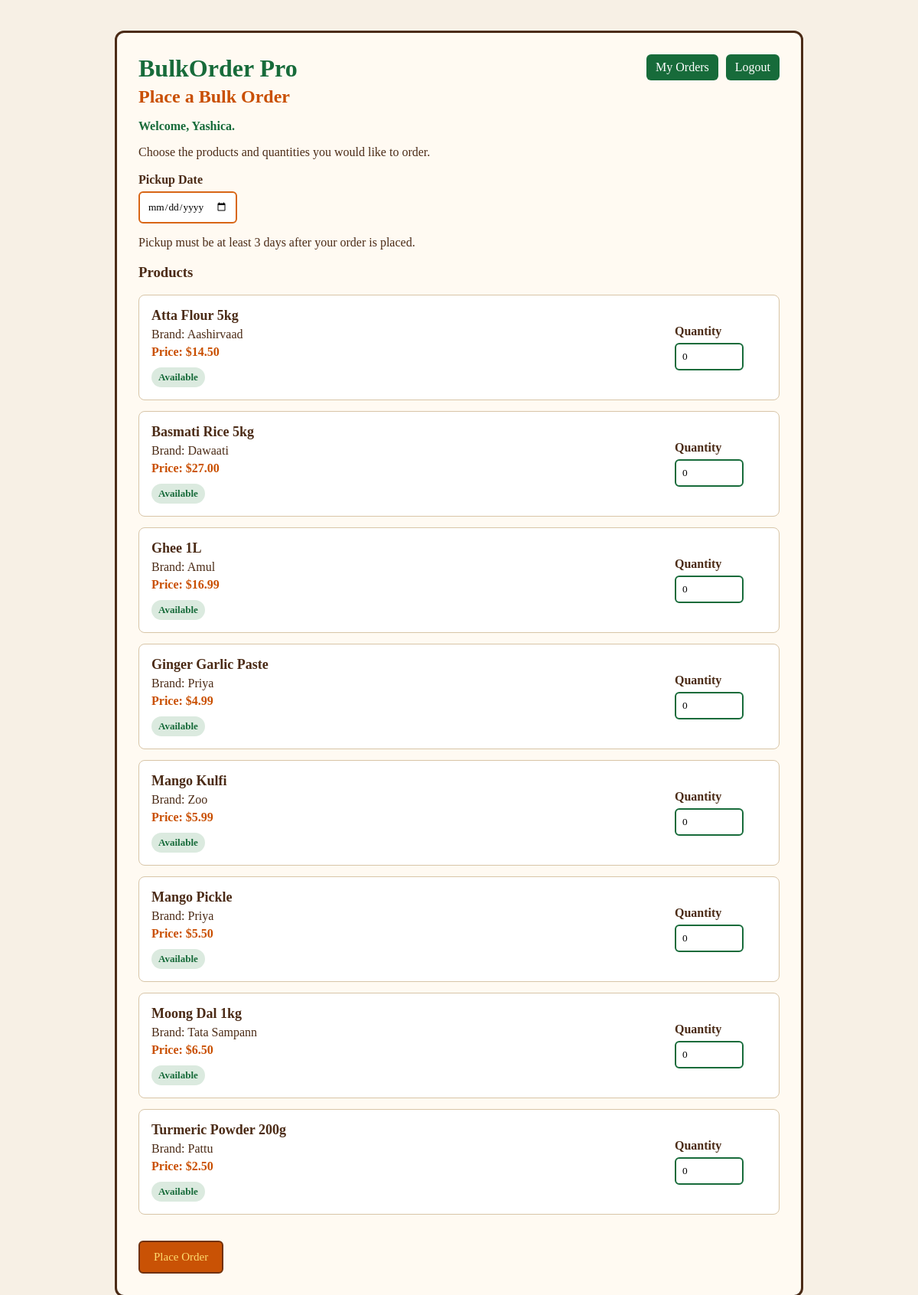
Page /customer-order (signed in) on the committed database.
### tables this page shows
CREATE TABLE customers (
            id INTEGER PRIMARY KEY AUTOINCREMENT,
            customer_name TEXT NOT NULL,
            phone TEXT NOT NULL,
            date_added TEXT DEFAULT CURRENT_DATE
        , last_name TEXT NOT NULL DEFAULT '');

CREATE TABLE stock (
            id INTEGER PRIMARY KEY AUTOINCREMENT,
            item_name TEXT NOT NULL,
            brand TEXT NOT NULL,
            stock_quantity INTEGER NOT NULL,
            price REAL NOT NULL
        , is_deleted INTEGER NOT NULL DEFAULT 0, category TEXT NOT NULL DEFAULT 'Other');

### customer_routes.py (the view)
@app.route("/customer-order")
def customer_order_page():
    if not customer_logged_in():
        return redirect(
            url_for("customer_login_page")
        )
    products = get_customer_products()
    customer = get_logged_in_customer()
    minimum_pickup_date = (
        date.today() + timedelta(days=3)
    ).isoformat()
    return render_template(
        "customer_order.html",
        stock_items=products,
        customer=customer,
        minimum_pickup_date=minimum_pickup_date
    )

### auth_helpers.py (called while the page is built)
def customer_logged_in():
    return "customer_id" in session

### customer_routes.py (called while the page is built)
def get_logged_in_customer():
    if not customer_logged_in():
        return None
    connection = get_database_connection()
    cursor = connection.cursor()
    cursor.execute("""
        SELECT
            customer_name,
            phone

        FROM customers

        WHERE id = ?
    """, (
        session["customer_id"],
    ))
    customer = cursor.fetchone()
    connection.close()
    return customer

### database.py (called while the page is built)
def get_database_connection():
    connection = sqlite3.connect(DATABASE)
    connection.row_factory = sqlite3.Row
    return connection

### templates/customer_order.html (shortened to what this page needs)
<!DOCTYPE html>
<html lang="en">
<head>
    <link rel="stylesheet"
          href="{{ url_for('static', filename='customer_order.css') }}">
</head>
<body>
    <div class="customer-page">
        <div class="customer-card">
            <div class="customer-top">
                <div>
                    <h1>BulkOrder Pro</h1>
                    <h2>Place a Bulk Order</h2>
                </div>
                <div class="customer-links">
                    <a href="{{ url_for('customer_my_orders') }}">
                        My Orders
                    </a>
                    <a href="{{ url_for('customer_logout') }}">
                        Logout
                    </a>
                </div>
            </div>
            {% if customer %}
            <p class="welcome-message">
                Welcome, {{ customer["customer_name"] }}.
            </p>
            {% endif %}
            <p>
                Choose the products and quantities you would like to order.
            </p>
            <form
                method="POST"
                action="{{ url_for('submit_customer_order') }}">
                <label for="pickup_date">
                    Pickup Date
                </label>
                <input
                    id="pickup_date"
                    type="date"
                    name="pickup_date"
                    min="{{ minimum_pickup_date }}"
                    required>
                <p class="pickup-note">
                    Pickup must be at least 3 days after your order is placed.
                </p>
                <h3>
                    Products
                </h3>
                {% if stock_items %}
                    {% for item in stock_items %}
                    <div class="product-row">
                        <div class="product-details">
                            <strong>
                                {{ item["item_name"] }}
                            </strong>
                            <p>
                                Brand: {{ item["brand"] }}
                            </p>
                            <p class="product-price">
                                Price: ${{ "%.2f"|format(item["price"]) }}
                            </p>
                            {% if item["is_available"] %}
                            <span class="customer-stock-status available-stock">
                                Available
                            </span>
                            {% else %}
                            <span class="customer-stock-status out-of-stock">
                                Out of Stock
                            </span>
                            {% endif %}
                        </div>
                        <div class="quantity-box">
                            <label for="quantity_{{ item['id'] }}">
                                Quantity
                            </label>
                            {% if item["is_available"] %}
                            <input
                                id="quantity_{{ item['id'] }}"
                                type="number"
                                name="quantity_{{ item['id'] }}"
                                min="0"
                                max="{{ item['max_quantity'] }}"
                                value="0">
                            {% else %}
                            <input
                                id="quantity_{{ item['id'] }}"
                                type="number"
                                value="0"
                                disabled>
                            {% endif %}
                        </div>
                    </div>
                    {% endfor %}
                {% else %}
                    <p class="no-stock-message">
                        No products have been added yet.
                    </p>
                {% endif %}
                {% if stock_items %}
                <button type="submit">
                    Place Order
                </button>
                {% endif %}
            </form>
        </div>
    </div>
</body>
</html>

### static/customer_order.css (style rules this page uses)
* { box-sizing: border-box; }
body { margin: 0; min-height: 100vh; background: #f7f0e5; color: #4b2b16; font-family: Georgia, serif; }
.customer-page { min-height: 100vh; display: flex; justify-content: center; padding: 40px 20px; }
.customer-card { width: 100%; max-width: 900px; background: #fffaf2; border: 3px solid #4b2b16; border-radius: 12px; padding: 28px; }
.customer-top { display: flex; justify-content: space-between; align-items: flex-start; gap: 20px; margin-bottom: 10px; }
.customer-top h1 { margin: 0 0 5px; color: #176b3a; }
.customer-top h2 { margin: 0; color: #c94f00; }
.customer-links { display: flex; gap: 10px; }
.customer-links a { padding: 8px 12px; background: #176b3a; color: white; text-decoration: none; border-radius: 6px; }
.welcome-message { font-weight: bold; color: #176b3a; }
form > label { display: block; margin-top: 18px; margin-bottom: 6px; font-weight: bold; }
#pickup_date { padding: 10px; border: 2px solid #d86616; border-radius: 6px; font-family: Georgia, serif; }
.product-row { display: flex; justify-content: space-between; align-items: center; gap: 20px; margin-bottom: 14px; padding: 16px; background: white; border: 1px solid #d8c5a7; border-radius: 8px; }
.product-details strong { font-size: 18px; }
.product-details p { margin: 5px 0; }
.product-price { color: #c94f00; font-weight: bold; }
.customer-stock-status { display: inline-block; margin-top: 6px; padding: 5px 9px; border-radius: 14px; font-size: 13px; font-weight: bold; }
.available-stock { background: #dbeadf; color: #176b3a; }
.quantity-box { min-width: 120px; }
.quantity-box label { display: block; margin-bottom: 6px; font-weight: bold; }
.quantity-box input { width: 90px; padding: 8px; border: 2px solid #176b3a; border-radius: 6px; font-family: Georgia, serif; }
button[type="submit"] { margin-top: 20px; padding: 11px 18px; background: #c95205; color: #ffdd6f; border: 2px solid #70310c; border-radius: 6px; font-family: Georgia, serif; font-size: 15px; cursor: pointer; }

### rows in the picture
customers: customer_name "Yashica"
stock: item_name "Atta Flour 5kg", brand "Aashirvaad", price "14.50"
stock: item_name "Basmati Rice 5kg", brand "Dawaati", price "27.00"
stock: item_name "Ghee 1L", brand "Amul", price "16.99"
stock: item_name "Ginger Garlic Paste", brand "Priya", price "4.99"
stock: item_name "Mango Kulfi", brand "Zoo", price "5.99"
stock: item_name "Mango Pickle", brand "Priya", price "5.50"
stock: item_name "Moong Dal 1kg", brand "Tata Sampann", price "6.50"
stock: item_name "Turmeric Powder 200g", brand "Pattu", price "2.50"
